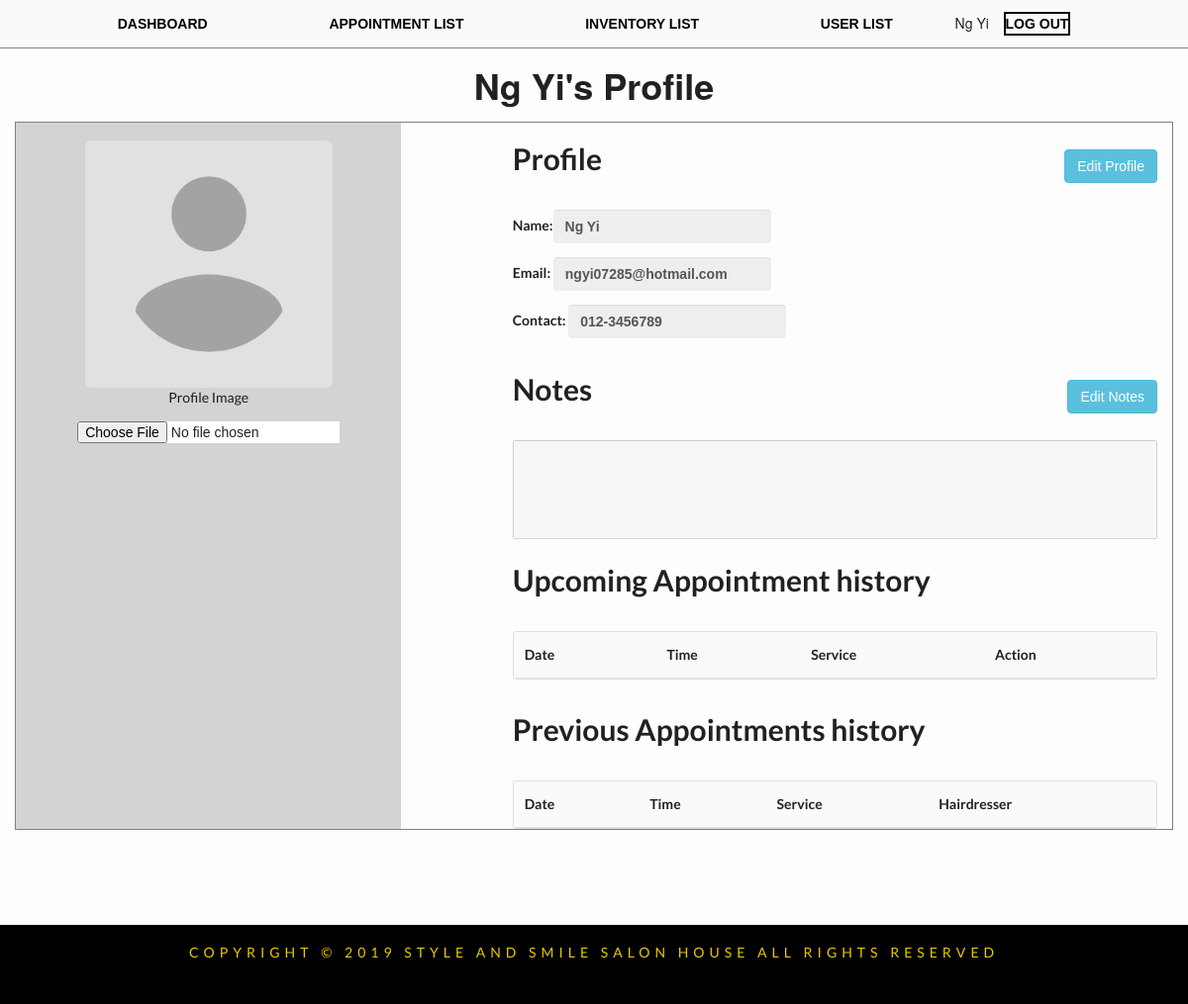
/profile.php?id=6 (signed in), run on the app's committed database.
### tables this page shows
CREATE TABLE `users` (
  `image_path` varchar(100) DEFAULT NULL,
  `userId` int(11) NOT NULL,
  `email` varchar(100) NOT NULL,
  `contact` varchar(100) NOT NULL,
  `password` varchar(100) DEFAULT NULL,
  `name` varchar(150) NOT NULL,
  `role` varchar(20) NOT NULL,
  `note` varchar(200) DEFAULT NULL,
  `lastSignIn` date DEFAULT NULL,
  `forgotPasswordId` varchar(32) DEFAULT NULL,
  `banned` varchar(10) DEFAULT NULL,
  `bannedDate` date DEFAULT NULL,
  `bannedReason` varchar(255) DEFAULT NULL,
  `bannedDuration` int(10) DEFAULT NULL
);

### profile.php (the view, shortened to what this page needs)
<?php include "db_connect.php"; ?>
<?php
    $urlId = $_GET["id"];
?>
<!DOCTYPE html>
<html lang="en">
<head>
    <link rel="stylesheet" type="text/css" href="font/flaticon.css"/>
    <link rel="stylesheet" href="https://maxcdn.bootstrapcdn.com/bootstrap/3.4.0/css/bootstrap.min.css">
    <link rel="stylesheet" href="https://cdn.jsdelivr.net/npm/semantic-ui@2.4.2/dist/semantic.min.css">
    <link rel="stylesheet" href="https://cdnjs.cloudflare.com/ajax/libs/font-awesome/4.7.0/css/font-awesome.min.css">
    <link rel="stylesheet" type="text/css" href="style.css">
</head>
<body>
    <?php echo "<section id='navigation-bar'>
            <div class='appointment-container'>
                <nav id='sticky-nav'>
                    <ul>"
    ?>
    <?php
        if (isset($_SESSION["id"]) ) {
            if ($_SESSION["role"] == "staff" || $_SESSION["role"] == "manager") {
                echo "<li><p><a href='staff/dashboard.php'>DASHBOARD</a></p></li>
                <li><p><a href='staff/appointment.php'>APPOINTMENT LIST</a></p></li>
                <li><p><a href='staff/inventory.php'>INVENTORY LIST</a></p></li>
                <li><p><a href='staff/user.php'>USER LIST</a></p></li>";
            } else {
                echo "<li><p><a href='index.php'>HOME</a></p></li>
                <li><p><a href='appointment.php'>APPOINTMENT</a></p></li>
                <li><p><a href='inventory.php'>PRODUCT</a></p></li>";
            }
        } else {
            echo "<li><p><a href='index.php'>HOME</a></p></li>
            <li><p><a href='appointment.php'>APPOINTMENT</a></p></li>
            <li><p><a href='inventory.php'>PRODUCT</a></p></li>";
        }
    ?>
    <?php
        if (isset($_SESSION["id"]) && !empty($_SESSION["id"]) || isset($_SESSION["access_token"])) {
            echo '<span>'.$_SESSION["name"].'</span></a>';
        }
    ?>
    <?php
        if (isset($_SESSION["access_token"])) {
            echo '<li id="logout-button"><p id="logout-nav-btn"><a href="logout.php">LOG OUT</a></p></li>';
        } else {
            if (!isset($_SESSION["id"])) {
                echo '<li id="login-button" ><p id="login-nav-btn"><a href="login.php">LOG IN</a></p></li>';
            } else {
                echo '<li id="logout-button"><p id="logout-nav-btn"><a href="logout.php">LOG OUT</a></p></li>';
            }
        }
    ?>
    <?php
        echo "</ul>
                </nav>
            </div>
        </section>";
    ?>
      <h1 class="display-4 text-center"><?php echo $_SESSION["name"]?>'s Profile</h1>
    <div class="container profile-container">
        <div class="row">
        <div class="col-lg-4 col-xs-12 text-center" style="background: #D3D3D3;">
            <figure style="margin:0 auto; width:250px; margin-top:5%;" class="profile-image-figure">
                <?php
                    $query = "SELECT * FROM `users` WHERE `userId`=:id";
                    $data = $conn->prepare($query);
                    $data->bindValue(":id", $urlId);
                    $data->execute();
                    $profileOwner = $data->fetch(PDO::FETCH_ASSOC);
                    if ($profileOwner["image_path"] != NULL) {
                        $image_path = $profileOwner['image_path'];
                        echo "<span id='profile_image'><img  class='img-fluid img-rounded' style='width:100%' src='$image_path'/></span>";
                    } else {
                        echo "<span id='profile_image'><img class='img-fluid img-rounded' style='width:100%' src='images/profile-placeholder.png'/>";
                    }
                ?>
            </figure>
            <p>Profile Image</p>
            <input style="display: inline-block; margin-bottom:5%;" type="file" id="file" name="file" accept="image/*">
        </div>
        <div class="col-md-offset-1 col-lg-7 col-xs-12">
            <div class="profile_and_edit_section" style="display:flex;align-items: center;">
                <p class="section_title" style="display:inline-block;">Profile</p>
                <div class="edit-and-save-profile" style="display:inline-block; margin-left:auto;">
                    <button class="btn btn-info" id='edit_profile_button' type='submit' name='editProfile'>Edit Profile</button>
                </div>
            </div>
            <form class="form-group form-inline" method="post" id="profile-form" name="profile-form">
                <?php
                    $profile_query = "SELECT * FROM `users` WHERE userId = :id";
                    $result = $conn->prepare($profile_query);
                    $result->bindValue(":id", $urlId);
                    $result->execute();
                    $profileOwner = $result->fetch(PDO::FETCH_ASSOC);
                ?>
                <p><label for="profile-name">Name: </label><strong><input id="profile-name" class="form-control profile-edit-input" type="text" name="profile-name" <?php echo 'value="'.htmlspecialchars($profileOwner["name"]).'"' ?> disabled/></strong></p>
                <p><label for="profile-email">Email:</label> <strong><input id="profile-email" class="form-control profile-edit-input" type="text" name="profile-email" <?php echo 'value="'.$profileOwner["email"].'"'?> disabled/></strong></p>
                <p><label for="profile-contact">Contact:</label> <strong><input id="profile-contact" class="form-control profile-edit-input" type="text" name="profile-contact" <?php echo 'value="'.$profileOwner["contact"].'"'?> disabled/></strong></p>
            </form>
            <?php
                if ($_SESSION["role"] == "staff" || $_SESSION["role"] == "manager" ) {
                    echo "
                        <div class='note_section' style='display:flex;align-items: center;'>
                            <p class='section_title' style='display:inline-block;'>Notes</p>
                            <div class='edit-and-save-note' style='display:inline-block; margin-left:auto;'>
                                <button class='btn btn-info' id='edit_note_button' type='submit' name='editNote' style='display:inline-block;'>Edit Notes</button>
                                <button class='btn btn-success' form='profile-form' id='save_note_button' type='submit' name='saveNote' style='display:inline-block;'>Save Notes</button>
                            </div>
                        </div>
                       <textarea id='notes_textarea' name='Notes' disabled>".(htmlspecialchars($profileOwner['note']))."</textarea>";
                }
            ?>
            <p class="section_title">Upcoming Appointment history</p>
            <table class="ui striped table">
              <thead>
                <tr>
                  <th>Date</th>
                  <th>Time</th>
                  <th>Service</th>
                  <th>Action</th>
                </tr>
              </thead>
            </table>
            <p class="section_title">Previous Appointments history</p>
            <table class="ui striped table">
              <thead>
                <tr>
                  <th>Date</th>
                  <th>Time</th>
                  <th>Service</th>
                  <th>Hairdresser</th>
                </tr>
              </thead>
            </table>
        </div>
        </div>
    </div>
    <?php include "footer.php"; ?>
</body>
</html>

### style.css (style rules this page uses)
html { scroll-behavior: smooth; }
html, body { margin: 0; padding: 0; height:100%; }
body { background-color: #fdfdfd; }
.appointment-container nav ul li { display: inline-block; }
#navigation-bar nav ul li a { text-decoration: none; font-family: 'Oswald', sans-serif; font-weight:bold; color:black; }
#navigation-bar nav ul li { margin: 0 5% 0 5%; }
#navigation-bar nav ul { padding-top: 1%; padding-bottom: 1%; }
#navigation-bar ul, #navigation-bar ul li p { padding: 0; margin:0; }
ul { white-space: nowrap; }
nav { vertical-align: middle; text-align: center; position:relative; z-index: 1; background-color:#FAFAFA; position:sticky; }
#navigation-bar nav ul li#logout-button { margin-left:1%; }
#booknav-btn, #login-nav-btn, #logout-nav-btn { border-width: 2px; border-color:black; border-style: solid; padding:2px 10px 2px 10px; }
#navigation-bar span { font-family: 'Helvetica Neue',Arial,Helvetica,sans-serif; }
.display-4 { font-family: "Helvetica Neue",Helvetica,Arial,sans-serif; }
#navigation-bar li a { font-size: 14px; }
#navigation-bar ul { font-size: 14px; }
.container { min-height: 100vh; overflow: hidden; position: relative; }
h1.display-4 { margin-top:14px; font-size: 36px; }
#navigation-bar { z-index:100; border-bottom:1px solid grey; }

### profile.php (style rules this page uses)
.row { border: 1px solid grey; padding:0; display:flex; flex-wrap: wrap; }
.profile-container input { border: none; background-color: white; width: 50%; }
.profile-container textarea { resize:none; width:100%; min-height: 100px; max-height:100px; overflow-y:auto; }
.profile-container .section_title { font-size:30px; font-weight: bold; padding: 15px 0 0 0; }
.profile-container div:nth-child(1) input { width:auto; }

### data on the page
users: profile-name "Ng Yi", profile-email "ngyi07285@hotmail.com", profile-contact "012-3456789"

### other printed values
$_SESSION["name"] "Ng Yi"
